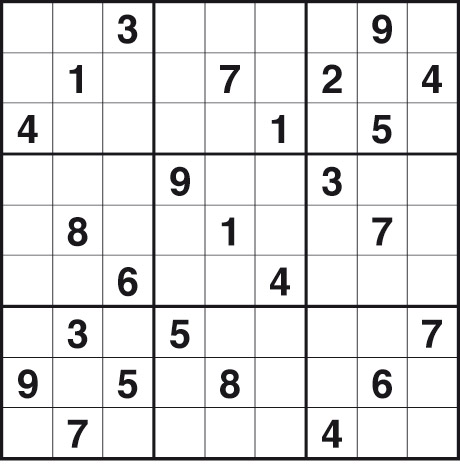
#> input picture images/Sudoku2590hard.jpg, 460 x 467 px
$ python extract_sudoku.py images/Sudoku2590hard.jpg
#> lines starting #> are read from the running program, lines starting #| are printed output that depends on the picture; after the words box and inside, x2 and y2 are one past the last pixel; in counts of white or black regions, pixels touching at a corner belong together
#/bin/env python3

import cv2,sys
import numpy as np

if not len(sys.argv) == 2:
    print("Wrong number of arguments")
    sys.exit(1)

filename = sys.argv[1]

image = cv2.imread(filename)
#> image is the input picture: shape (467, 460, 3); mean B, G, R 230.6, 230.1, 230.3
if 0 == len(image):
    print("couldn't load image.")
    sys.exit(1)

gray_image = cv2.cvtColor(image, cv2.COLOR_BGR2GRAY)
gray_image = cv2.GaussianBlur(gray_image,(5,5),0)
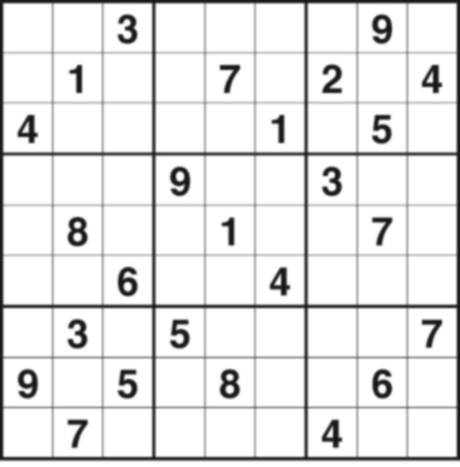
#> gray_image: shape (467, 460); min 23, max 255, mean 230.2
image2 = cv2.adaptiveThreshold(gray_image,255,cv2.ADAPTIVE_THRESH_GAUSSIAN_C,cv2.THRESH_BINARY_INV ,15,5)
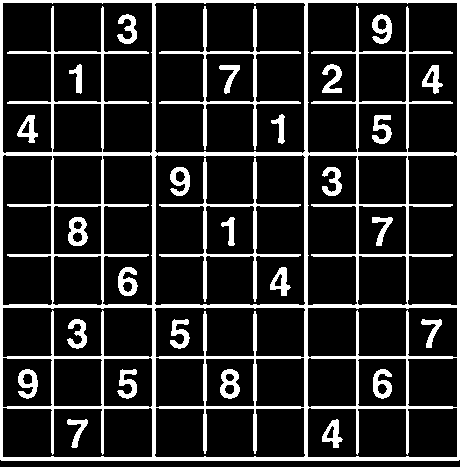
#> image2: shape (467, 460); 16.7% white; 28 white regions

contours, hierarchy = cv2.findContours(image2, cv2.RETR_TREE, cv2.CHAIN_APPROX_SIMPLE)
#> contours = 76 contours; largest, box (x1, y1, x2, y2) and area: (0, 0, 460, 461) 211139, (154, 2, 306, 154) 22348, (154, 154, 306, 306) 22226, (307, 2, 458, 154) 16742, (2, 2, 153, 154) 16742
biggest = None
max_area = 0
for i in contours:
    area = cv2.contourArea(i)
    if area > 100:
        peri = cv2.arcLength(i,True)
        approx = cv2.approxPolyDP(i,0.02*peri,True)
        if area > max_area and len(approx)==4:
            biggest = approx
            max_area = area
#> this loop made 76 passes
#> (area, peri, biggest, max_area) on pass 1: (211139, 1836.8, [[0, 0], [0, 459], [458, 460], [459, 0]], 211139)
#> (area, peri, approx) on passes 8, 11, 15, 16, 17, 18: (2304, 191.3, [[357, 360], [405, 358], [406, 405], [359, 406]]), (2276, 193.3, [[205, 359], [253, 358], [254, 405], [206, 406]]), (2304, 191.3, [[53, 359], [100, 358], [102, 404], [54, 406]]), (2362.5, 196.7, [[456, 357], [457, 406], [409, 406], [407, 359]]), (2354, 193.3, [[309, 357], [356, 359], [355, 406], [307, 405]]), (2320, 195.3, [[303, 357], [304, 406], [256, 406], [255, 359]])
#> after the loop, max_area = 211139

def dist_line(p1,p2,p3):
    x1,y1 = p1[0]
    x2,y2 = p2[0]
    x0,y0 = p3[0]
    return ((y2 - y1) * x0 - (x2 - x1) * y0 + x2*y1 - y2*x1) / np.sqrt((y2-y1)**2 + (x2 - x1) ** 2)

def fix_poly(polygon):
    ret = np.array([ [0,0],[0,0],[0,0],[0,0] ],np.float32)
    min_ = np.sqrt(polygon[0][0][0]**2 + polygon[0][0][1]**2)
#> min_ = 0
    minc = 0
    for i in range(1,4):
        if np.sqrt(polygon[i][0][0]**2 + polygon[i][0][1]**2) < min_:
            min_ = np.sqrt(polygon[i][0][0]**2 + polygon[i][0][1]**2)
            minc = i
#> after the loop, min_ = 0; minc = 0

    #found top left vertex, rotate until it's on the top left
    for i in range(minc):
        polygon = np.roll(polygon,-1,axis=0)
#> after the loop, polygon = [[0, 0], [0, 459], [458, 460], [459, 0]]

    #if needed, "invert" the order.
    dist1 = dist_line(polygon[0],polygon[2],polygon[1])
#> in dist_line, `x1,y1 = p1[0]`: x1 = 0
#> in dist_line, `x2,y2 = p2[0]`: x2 = 458; y2 = 460
#> in dist_line, `x0,y0 = p3[0]`: x0 = 0; y0 = 459
#> dist1 = -323.9
    dist3 = dist_line(polygon[0],polygon[2],polygon[3])
#> dist3 = 325.3
    if dist3 > dist1:
        x = polygon[3][0][0]
#> x = 459
        y = polygon[3][0][1]
#> y = 0
        polygon[3][0][0] = polygon[1][0][0]
        polygon[3][0][1] = polygon[1][0][1]
        polygon[1][0][0] = x
        polygon[1][0][1] = y
    ret[0] = polygon[0][0]
    ret[1] = polygon[1][0]
    ret[2] = polygon[2][0]
    ret[3] = polygon[3][0]
    return ret

dst_bounds = np.array([ [0,0],[499,0],[499,499],[0,499] ],np.float32)
biggest = fix_poly(biggest)	# we put the corners of biggest square in CW order to match with h
#> biggest = [[0, 0], [459, 0], [458, 460], [0, 459]]

transform = cv2.getPerspectiveTransform(biggest,dst_bounds)	# apply perspective transformation
#> transform = [[1.09, -4.83e-19, 0], [0, 1.08, 0], [4.76e-06, -4.74e-06, 1]]
warp = cv2.warpPerspective(image,transform,(500,500))
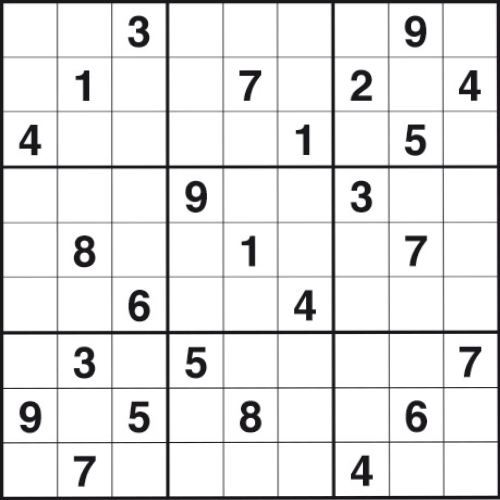
#> warp: shape (500, 500, 3); mean B, G, R 230.6, 230.2, 230.3

cv2.imshow("blobs",warp)
cv2.waitKey(0)
cv2.destroyAllWindows()
